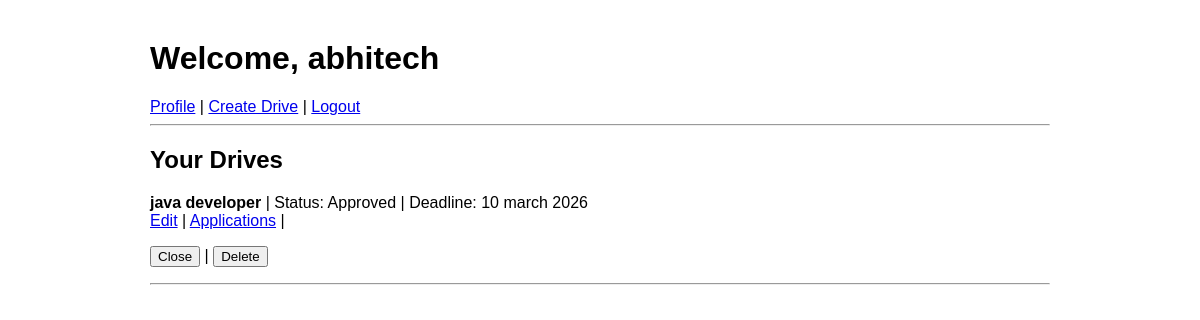
Page /company/dashboard (signed in) on the committed database.
### app.py (models this page shows)
class Company(db.Model):
    id = db.Column(db.Integer, primary_key=True)
    username = db.Column(db.String(100), unique=True, nullable=False)
    password = db.Column(db.String(200), nullable=False)
    company_name = db.Column(db.String(200), nullable=False)
    email = db.Column(db.String(120), nullable=False)
    hr_contact = db.Column(db.String(120))
    website = db.Column(db.String(200))
    description = db.Column(db.Text)
    approval_status = db.Column(db.String(20), default='Pending')
    drives = db.relationship('PlacementDrive', backref='company', lazy=True)

class PlacementDrive(db.Model):
    id = db.Column(db.Integer, primary_key=True)
    company_id = db.Column(db.Integer, db.ForeignKey('company.id'), nullable=False)
    job_title = db.Column(db.String(200), nullable=False)
    description = db.Column(db.Text)
    eligibility = db.Column(db.Text)
    package = db.Column(db.String(100))
    location = db.Column(db.String(100))
    status = db.Column(db.String(20), default='Pending')
    deadline = db.Column(db.String(100), nullable=False)
    created_at = db.Column(db.DateTime, default=datetime.utcnow)
    applications = db.relationship('Application', backref='drive', lazy=True)

### app.py (the view)
@app.route('/company/dashboard')
@company_required
def company_dashboard():
    company = Company.query.get(session['company_id'])
    drives = PlacementDrive.query.filter_by(company_id=company.id).all()
    return render_template('company/dashboard.html', company=company, drives=drives)

### app.py (called while the page is built)
def company_required(f):
    from functools import wraps
    @wraps(f)
    def wrapper(*args, **kwargs):
        if 'company_id' not in session:
            flash("Please login first.", "warning")
            return redirect(url_for('company_login'))
        return f(*args, **kwargs)
    return wrapper

### templates/company/dashboard.html
{% extends "base.html" %}
{% block body %}
<h1>Welcome, {{ company.company_name }}</h1>
<a href="{{ url_for('company_profile') }}">Profile</a> |
<a href="{{ url_for('company_create_drive') }}">Create Drive</a> |
<a href="{{ url_for('company_logout') }}">Logout</a>
<hr>
<h2>Your Drives</h2>
{% if drives %}
    {% for drive in drives %}
        <p>
            <strong>{{ drive.job_title }}</strong> | Status: {{ drive.status }} | Deadline: {{ drive.deadline }}<br>
            <a href="{{ url_for('company_edit_drive', drive_id=drive.id) }}">Edit</a> |
            <a href="{{ url_for('company_view_applications', drive_id=drive.id) }}">Applications</a> |
            <form method="POST" action="{{ url_for('company_close_drive', drive_id=drive.id) }}" style="display:inline;">
                <button type="submit">Close</button>
            </form> |
            <form method="POST" action="{{ url_for('company_delete_drive', drive_id=drive.id) }}" style="display:inline;">
                <button type="submit">Delete</button>
            </form>
        </p>
        <hr>
    {% endfor %}
{% else %}
    <p>No drives created yet.</p>
{% endif %}
{% endblock body %}

### templates/base.html (style rules this page uses)
body { font-family: Arial, sans-serif; max-width: 900px; margin: 40px auto; padding: 0 20px; }

### rows in the picture
Company: company_name "abhitech"
PlacementDrive: job_title "java developer", status "Approved", deadline "10 march 2026"
